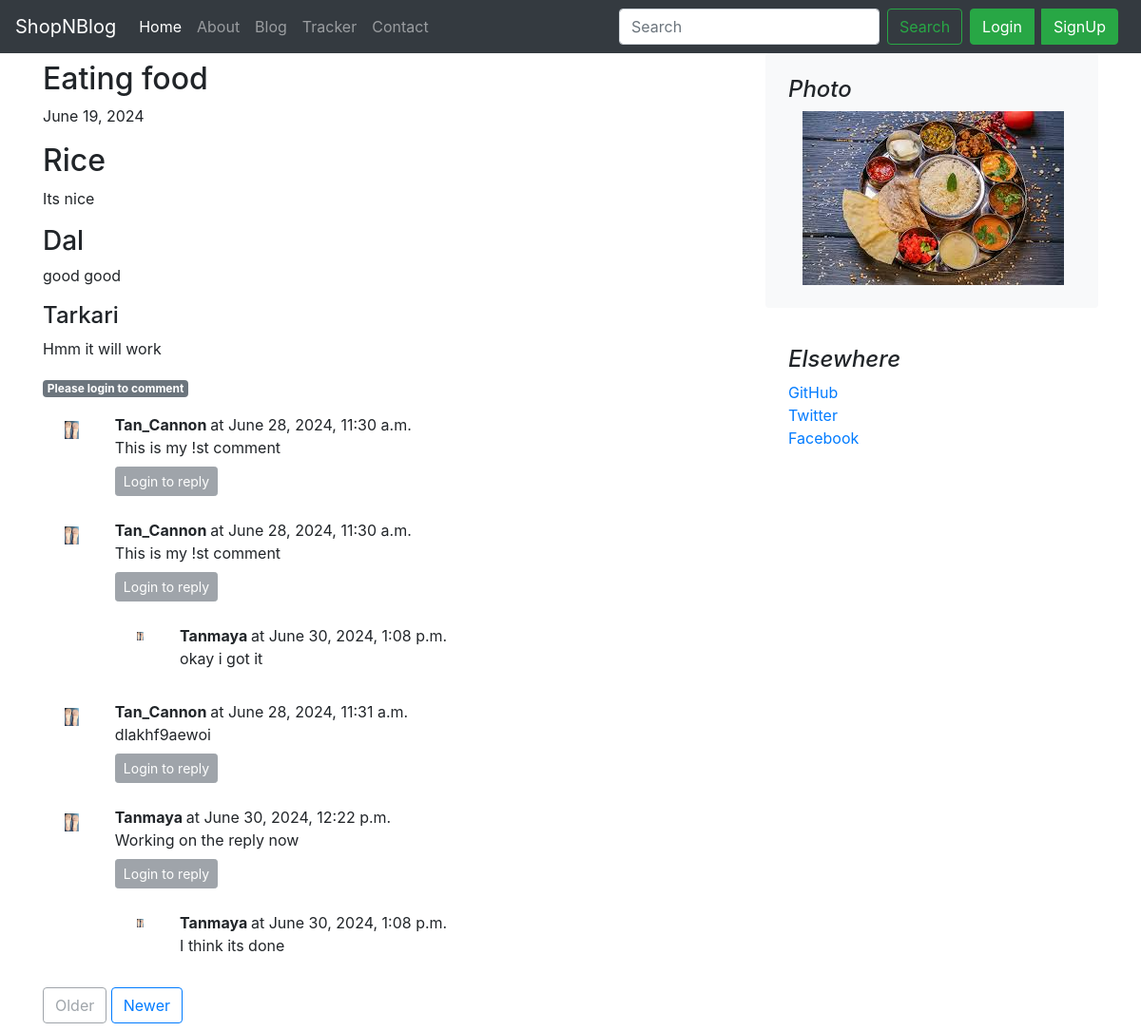
/blog/blogpost/1, run on an earlier commit of the app's database.
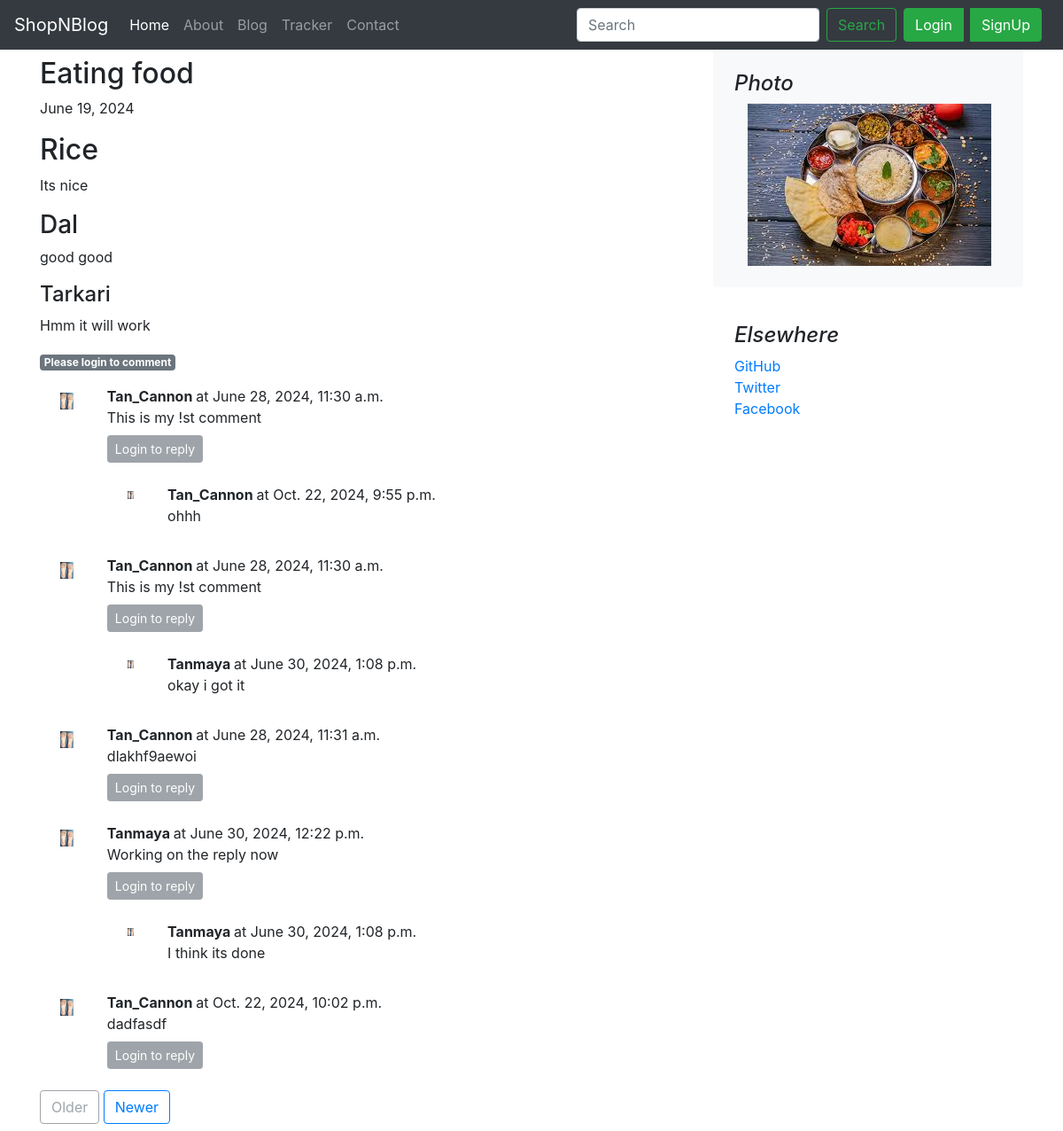
And on a later commit of the database.
### blog/models.py (models this page shows, shortened)
class Blogpost(models.Model):
    post_id = models.AutoField(primary_key= True)
    tilte = models.CharField(max_length=50)
    head0 = models.CharField(max_length=500, default="")
    chead0 = models.CharField(max_length=5000, default="")
    head1 = models.CharField(max_length=500, default="")
    chead1 = models.CharField(max_length=5000, default="")
    head2 = models.CharField(max_length=500, default="")
    chead2 = RichTextUploadingField()
    pub_date = models.DateField()
    thumbnail = models.ImageField(upload_to='blog/images', default="")

class BlogComment(models.Model):
    comment_id = models.AutoField(primary_key=True)
    comment = models.TextField()
    user = models.ForeignKey(User,on_delete=models.CASCADE)
    post = models.ForeignKey(Blogpost,on_delete=models.CASCADE)
    parent=models.ForeignKey('self',on_delete=models.CASCADE, null=True )
    timestamp = models.DateTimeField(default=now)

### blog/views.py (the view)
# urls.py: path('blogpost/<int:id>',views.blogpost,name='blogPost'),
def blogpost(requests,id):
    post = Blogpost.objects.filter(post_id = id)[0] #returns a list so using [0] to access elment
    total_posts = Blogpost.objects.count()
    comments = BlogComment.objects.filter(post=post, parent=None)
    replies = BlogComment.objects.filter(post=post).exclude(parent=None)
    replyDict = {}
    for reply in replies:
        if reply.parent.comment_id not in replyDict.keys():
            replyDict[reply.parent.comment_id] = [reply]
        else:
            replyDict[reply.parent.comment_id].append(reply)
    params = {'total_posts': total_posts,'post':post, 'comments':comments, 'replyDict':replyDict}
    return render(requests,'blog/blogpost.html', params)

### blog/templatetags/extras.py (called while the page is built)
@register.filter(name='get_val')
def get_val(dict, key):
    return dict.get(key)

### blog/templates/blog/blogpost.html (shortened to what this page needs)
{%extends 'blog/basic.html'%}
{% load extras %}
{%block body%}
<main role="main" class="container">
    <div class="row">
      <div class="my-2 col-md-8 blog-main">
        <div class="blog-post">
          <h2 class="blog-post-title">{{post.tilte}}</h2>
          <p class="blog-post-meta">{{post.pub_date}}</p>
          <h2>{{post.head0}}</h2>
          <p>{{post.chead0}}</p>
          <h3>{{post.head1}}</h3>
          <p>{{post.chead1}}</p>
          <h4>{{post.head2}}</h4>
          <p>{{post.chead2|safe}}</p>
        </div>
        {% if user.is_authenticated %}
        <div class="container px-0">
          <h2>Comments ({{comments.count}})</h2>
          <form action="/blog/postcomment/" method="post">
          {% csrf_token %}
          <input type="text" name="comment" placeholder="Enter comment here">
          <input type="hidden" name="postId" value="{{post.post_id}}" >
          <input type="hidden" name="parentId" value="">
          <input type="submit" value="Submit">
         </form>
         {% else %}
         <span class="badge badge-secondary"> Please login to comment </span>
         {% endif %}
          {% for comment in comments%}
          <div class="row my-3 mx-0">
            <div class="col-md-1  ">
              <img class="rounded mx-auto d-block w-100 p-2" src="/media/shop/images/wooden_chappal.jpg"  alt="user">
            </div>
            <div class="col-md-11 ">
              <b> {{comment.user.username}} </b> at {{comment.timestamp}}
              <div>   {{comment.comment}} </div>
              <div class="reply">
              {% if user.is_authenticated %}
                <button class="btn my-2 sm-2 btn-primary" type="button" data-toggle="collapse" data-target="#replyBox{{comment.comment_id}}" aria-expanded="false" aria-controls="replyBox{{comment.comment_id}}">
                    Reply
                </button>
                <div class="collapse my-2" id="replyBox{{comment.comment_id}}">
                  <div class="card card-body my-2">
                    <form action="/blog/postcomment/" method="post">
                        {% csrf_token %}
                        <div class="form-group">
                            <label for="comment">Post a reply </label>
                            <input type="text" class="form-control" name="comment" placeholder="Enter comment here">
                            <input type="hidden" name="parentId" value="{{comment.comment_id}}">
                        </div>
                        <input type="hidden" name="postId" value="{{post.post_id}}">
                        <button type="submit" class="btn btn-primary">Submit</button>
                    </form>
                  </div>
                </div>
              {% else %}
                <button class="btn btn-sm btn-secondary disabled my-2" type="button" data-toggle="collapse" data-target="#replyBox{{comment.sno}}" aria-expanded="false" aria-controls="replyBox{{comment.sno}}">
                    Login to reply
                </button>
              {% endif %}
              </div>
              <div class="replies">
                {% for reply in replyDict|get_val:comment.comment_id %}
                    <div class="row my-3 mx-0">
                      <div class="col-md-1  ">
                        <img class="rounded mx-auto d-block w-100 p-2" src="/media/shop/images/wooden_chappal.jpg"  alt="user">
                      </div>
                      <div class="col-md-11 ">
                        <b> {{reply.user.username}} </b> at {{reply.timestamp}}
                        <div>   {{reply.comment}} </div>
                      </div>
                    </div>
                {% endfor %}
              </div>
            </div>
        </div>
        {% endfor %}
        {% with page_no=post.post_id %}
        {% if page_no == 1 %}
        <nav class="blog-pagination">
          <a class="btn btn-outline-secondary disabled" href="/blog/blogpost/{{post.post_id|add:"-1"}}">Older</a>
          <a class="btn btn-outline-primary" href="{{post.post_id|add:"1"}}" tabindex="-1" aria-disabled="true">Newer</a>
        </nav>
        {% elif page_no == total_posts %}
        <nav class="blog-pagination">
          <a class="btn btn-outline-primary" href="/blog/blogpost/{{post.post_id|add:"-1"}}">Older</a>
          <a class="btn btn-outline-secondary disabled" href="{{post.post_id|add:"1"}}" tabindex="-1" aria-disabled="true">Newer</a>
        </nav>
        {% else %}
        <nav class="blog-pagination">
          <a class="btn btn-outline-primary" href="/blog/blogpost/{{post.post_id|add:"-1"}}">Older</a>
          <a class="btn btn-outline-primary" href="{{post.post_id|add:"1"}}" tabindex="-1" aria-disabled="true">Newer</a>
        </nav>
        {% endif %}
        {% endwith %}
      </div>
      <aside class="col-md-4 blog-sidebar">
        <div class="p-4 mb-3 bg-light rounded">
          <h4 class="font-italic">Photo</h4>
          <div class="col-auto d-none d-lg-block">
            <img src="/media/{{post.thumbnail}}" class="bd-placeholder-img"  aria-label="Placeholder: Thumbnail">
          </div>
        </div>
        <div class="p-4">
          <h4 class="font-italic">Elsewhere</h4>
          <ol class="list-unstyled">
            <li><a href="#">GitHub</a></li>
            <li><a href="#">Twitter</a></li>
            <li><a href="#">Facebook</a></li>
          </ol>
        </div>
      </aside>
    </div>
  </main>
{%endblock%}

### blog/templates/blog/basic.html (shortened to what this page needs)
<!DOCTYPE html>
<html lang="en">
  <head>
    <link rel="stylesheet"
      href="https://stackpath.bootstrapcdn.com/bootstrap/4.2.1/css/bootstrap.min.css"
>
  </head>
  <body>
    <nav class="navbar navbar-expand-lg navbar-dark bg-dark sticky-top">
      <a class="navbar-brand" href="/">ShopNBlog</a>
      <div class="collapse navbar-collapse" id="navbarSupportedContent">
        <ul class="navbar-nav mr-auto">
          <li class="nav-item active">
            <a class="nav-link" href="/shop">Home </a>
          </li>
          <li class="nav-item">
            <a class="nav-link" href="/shop/about/">About</a>
          </li>
          <li class="nav-item">
            <a class="nav-link" href="/blog">Blog</a>
          </li>
          <li class="nav-item">
            <a class="nav-link" href="/shop/tracker/">Tracker</a>
          </li>
          <li class="nav-item">
            <a class="nav-link" href="/shop/contact/">Contact</a>
          </li>
        </ul>
        <form method="get" action="/blog/search"
          class="form-inline my-2 mr-2 my-lg-0">
          <input class="form-control mr-sm-2" type="search" placeholder="Search"
            name="search"
            aria-label="Search">
          <button class="btn btn-outline-success my-2 my-sm-0"
            type="submit">Search</button>
        </form>
        {% if user.is_authenticated %}
        <div class="dropdown">
          {% comment %} <button class="btn btn-secondary dropdown-toggle" type="button" data-bs-toggle="dropdown" aria-expanded="false">
            {{user.username}}
          </button> {% endcomment %}
          <a class="btn btn-secondary dropdown-toggle" href="/blog/logout/" role="button" data-bs-toggle="dropdown" aria-expanded="false">
            {{user.username}}
          </a>
          <ul class="dropdown-menu">
            <li><a class="dropdown-item" href="/blog/logout/">Logout</a></li>
          </ul>
        </div>
        {% else %}
        <div class="btn-group">
          <button type="button" class="btn btn-success mr-2" data-toggle="modal"
            data-target="#loginModal">
            Login
          </button>
          <button type="button" class="btn btn-success mr-2" data-toggle="modal"
            data-target="#signupModal">
            SignUp
          </button>
        </div>
        {%endif%}
      </nav>
      {% block body %}{% endblock %}
          </body>
        </html>

What changed in the data, as far as the page shows it:
added BlogComment: user.username "Tan_Cannon", timestamp "Oct. 22, 2024, 9:55 p.m.", comment "ohhh"
added BlogComment: user.username "Tan_Cannon", timestamp "Oct. 22, 2024, 10:02 p.m.", comment "dadfasdf", shown under "Tarkari"
